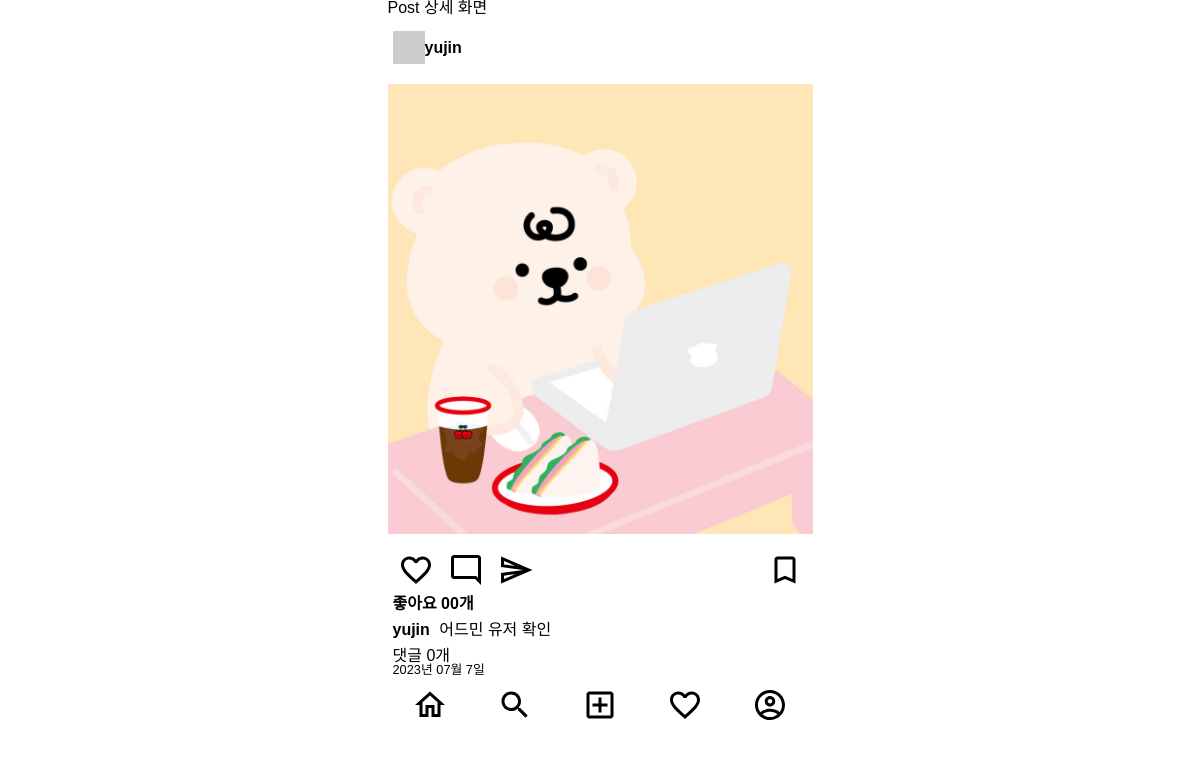
/posts/3/, run on the app's committed database.
### posts/models.py (models this page shows)
class Post (models.Model):
    image = models.ImageField(verbose_name='이미지', null=True, blank=True)
    content = models.TextField(verbose_name='내용', null=True)
    created_at = models.DateTimeField(verbose_name='작성일', auto_now_add=True)
    view_count = models.IntegerField(verbose_name='조회수', default=0)
    writer = models.ForeignKey(to=User, on_delete=models.CASCADE, verbose_name='작성자', null=True, blank=True)

### posts/views.py (the view)
# urls.py: path('<int:id>/', post_detail_view, name='post-detail'),
def post_detail_view(request, id):
    try:
        post = Post.objects.get(id=id)
    except Post.DoesNotExist:
        return redirect('index')
    post = Post.objects.get(id=id)
    context = {
        'post': post,
    }
    return render(request, 'posts/post_detail.html', context)

### myinsta/templates/posts/post_detail.html (shortened to what this page needs)
{% extends 'base.html' %}
{% block content %}
<h1>Post 상세 화면</h1>
{% include 'mixin/posts/post_card.html' with detail=True %}
{% endblock %}

### myinsta/templates/mixin/posts/post_card.html (shortened to what this page needs)
{% load static %}
<div class="card">
    <div class="card__header">
        <img src="http://via.placeholder.com/32x33" alt="프로필이미지">
        <a href="#">
            <span class="card__user-name">{{ post.writer }}</span>
        </a>
    </div>
    <div class="card__body">
        <div>
            {% if post.image %}
                <img class="card__image" src="{{ post.image.url }}" alt="피드이미지">
            {% else %}
                <img class="card__image" src="http://via.placeholder.com/450x450" alt="피드이미지">
            {% endif %}
        </div>
    </div>
    <div class="card__btn-group">
        <div>
            <img class="card__btn" src="{% static 'icons/favorite_outlined_black_36dp.svg' %}" alt="좋아요">
            <img class="card__btn" src="{% static 'icons/mode_comment_outlined_black_36dp.svg' %}" alt="댓글">
            <img class="card__btn" src="{% static 'icons/send_outlined_black_36dp.svg' %}" alt="공유하기">
        </div>
        <div>
            <img class="card__btn" src="{% static 'icons/bookmark_outlined_black_36dp.svg' %}" alt="북마크">
        </div>
    </div>
    <div class="card_content">
        <span class="card__like-num">좋아요 00개</span>
        <div class="card__main-text">
            <p><span class="card__user-name">{{ post.writer }} </span>
                {% if not detail %}
                    {{ post.content|truncatechars:35}}
                {% else %}
                    {{ post.content }}
                {% endif %}
            </p>
        </div>
        <div>
            <p>댓글 {{ post.comment_set.all.count }}개
            </p>
            <p class="card__created-at">{{ post.created_at|date:"Y년 m월 n일" }}</p>
        </div>
    </div>
</div>

### myinsta/static/css/index.css (style rules this page uses)
.container { display: flex; flex-direction: column; max-width: 425px; }
body { font-family: 'Noto Sans KR', sans-serif; margin: 0 auto 60px auto; }
.card__header { display: flex; align-items: center; margin: 15px 0; padding: 0 5px; }
.card__user-name { font-weight: bold; margin: 0 5px 0 0; }
.card__body { margin: 10px 0; }
.card__image { height: 450px; width: 100%; margin: 5px 0; object-fit: cover; }
.card__btn-group { display: flex; justify-content: space-between; margin: 5px 0; padding: 0 5px; }
.card__btn { margin: 0 5px; }
.card_content { display: flex; flex-direction: column; padding: 0 5px; }
.card__like-num { font-weight: bold; }
.card__main-text { margin: 10px 0; }
.card__created-at { font-weight: lighter; font-size: 0.8rem; }

### data on the page
Post: writer "yujin", image (picture), content "어드민 유저 확인", comment_set.all.count "0", created_at "2023년 07월 7일"
